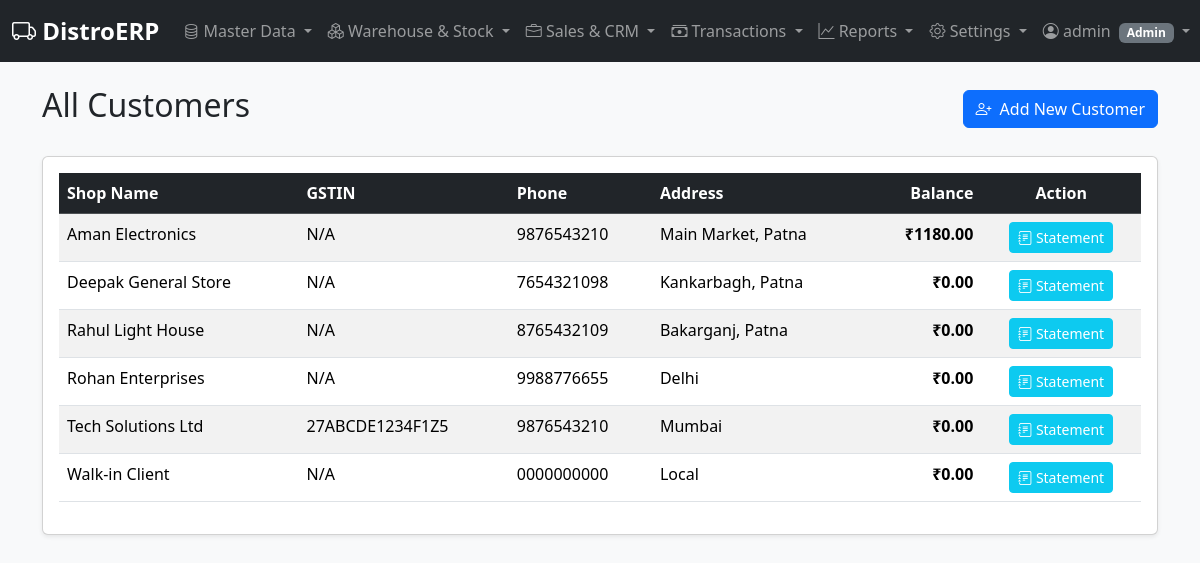
The app's page /customers (signed in) with its own data.
### erp/models.py (models this page shows, shortened)
class User(db.Model, UserMixin):
    id = db.Column(db.Integer, primary_key=True)
    username = db.Column(db.String(64), unique=True, nullable=False, index=True)
    password_hash = db.Column(db.String(128), nullable=False)
    role = db.Column(db.String(20), default='Sales', nullable=False) # Admin, Manager, Sales, Technician, Accountant

class Customer(db.Model):
    id = db.Column(db.Integer, primary_key=True)
    name = db.Column(db.String(100), nullable=False, unique=True)
    gstin = db.Column(db.String(15), unique=True)
    state_code = db.Column(db.String(2))
    address = db.Column(db.Text)
    phone = db.Column(db.String(15))
    balance = db.Column(db.Float, default=0.0, nullable=False)
    price_list_id = db.Column(db.Integer, db.ForeignKey('price_list.id'), nullable=True)
    price_list = db.relationship('PriceList', backref='customers')
    invoices = db.relationship('Invoice', backref='customer', lazy=True, cascade="all, delete-orphan")
    payments = db.relationship('Payment', backref='customer', lazy=True, cascade="all, delete-orphan")

### erp/routes.py (the view)
@bp.route('/customers')
@login_required
def customers_list():
    customers = Customer.query.order_by(Customer.name).all()
    return render_template('customers_list.html', customers=customers)

### erp/templates/customers_list.html (shortened to what this page needs)
{% extends "base.html" %}
{% block content %}
<div class="container mt-4">
    <div class="d-flex justify-content-between align-items-center mb-4">
        <h1 class="h2">All Customers</h1>
        <a href="{{ url_for('main.add_customer') }}" class="btn btn-primary">
            <i class="bi bi-person-plus me-2"></i>Add New Customer
        </a>
    </div>
    <div class="card shadow-sm">
        <div class="card-body">
            <div class="table-responsive">
                <table class="table table-striped table-hover">
                    <thead class="table-dark">
                        <tr>
                            <th scope="col">Shop Name</th>
                            <th scope="col">GSTIN</th>
                            <th scope="col">Phone</th>
                            <th scope="col">Address</th>
                            <th scope="col" class="text-end">Balance</th>
                            <th scope="col" class="text-center">Action</th>
                        </tr>
                    </thead>
                    <tbody>
                        {% for customer in customers %}
                        <tr>
                            <td>{{ customer.name }}</td>
                            <td>{{ customer.gstin or 'N/A' }}</td>
                            <td>{{ customer.phone or 'N/A' }}</td>
                            <td>{{ customer.address or 'N/A' }}</td>
                            <td class="text-end fw-bold">
                                ₹{{ "%.2f"|format(customer.balance) }}
                            </td>
                            <td class="text-center">
                                <a href="{{ url_for('main.view_statement', customer_id=customer.id) }}" class="btn btn-info btn-sm text-white">
                                    <i class="bi bi-journal-text"></i> Statement
                                </a>
                            </td>
                        </tr>
                        {% else %}
                        <tr>
                            <td colspan="6" class="text-center text-muted py-4">No customers found. Add one to get started!</td>
                        </tr>
                        {% endfor %}
                    </tbody>
                </table>
            </div>
        </div>
    </div>
</div>
{% endblock %}

### erp/templates/base.html (shortened to what this page needs)
<!DOCTYPE html>
<html lang="en">
  <head>
    <link
      href="https://cdn.jsdelivr.net/npm/bootstrap@5.3.2/dist/css/bootstrap.min.css"
      rel="stylesheet"
    />
    <link
      rel="stylesheet"
      href="https://cdn.jsdelivr.net/npm/bootstrap-icons@1.11.1/font/bootstrap-icons.css"
    />
  </head>
  <body>
    <nav class="navbar navbar-expand-lg navbar-dark bg-dark sticky-top">
      <div class="container-fluid">
        <a class="navbar-brand" href="{{ url_for('main.dashboard') }}">
          <i class="bi bi-truck"></i> DistroERP
        </a>
        <div class="collapse navbar-collapse" id="mainNav">
          <ul class="navbar-nav me-auto mb-2 mb-lg-0">
            <li class="nav-item dropdown">
              <a
                class="nav-link dropdown-toggle"
                href="#"
                role="button"
                data-bs-toggle="dropdown"
              >
                <i class="bi bi-database"></i> Master Data
              </a>
                {% if current_user.role in ['Admin', 'Manager', 'Sales'] %}
                </li>
                {% endif %}
              </ul>
            <li class="nav-item dropdown">
               <a class="nav-link dropdown-toggle" href="#" role="button" data-bs-toggle="dropdown">
                  <i class="bi bi-boxes"></i> Warehouse & Stock
               </a>
            </li>
            <li class="nav-item dropdown">
               <a class="nav-link dropdown-toggle" href="#" role="button" data-bs-toggle="dropdown">
                  <i class="bi bi-briefcase"></i> Sales & CRM
               </a>
            </li>
            <li class="nav-item dropdown">
              <a
                class="nav-link dropdown-toggle"
                href="#"
                role="button"
                data-bs-toggle="dropdown"
              >
                <i class="bi bi-cash-stack"></i> Transactions
              </a>
            </li>
            {% if current_user.role in ['Admin', 'Accountant'] %}
            <li class="nav-item dropdown">
              <a
                class="nav-link dropdown-toggle"
                href="#"
                role="button"
                data-bs-toggle="dropdown"
              >
                <i class="bi bi-graph-up"></i> Reports
              </a>
            </li>
            {% endif %}
            {% if current_user.role in ['Admin', 'Manager'] %}
            <li class="nav-item dropdown">
              <a
                class="nav-link dropdown-toggle"
                href="#"
                role="button"
                data-bs-toggle="dropdown"
              >
                <i class="bi bi-gear"></i> Settings
              </a>
            </li>
            {% endif %}
          <ul class="navbar-nav ms-auto">
            {% if current_user.is_authenticated %}
            <li class="nav-item dropdown">
              <a class="nav-link dropdown-toggle" href="#" role="button" data-bs-toggle="dropdown">
                <i class="bi bi-person-circle"></i> {{ current_user.username }}
                <span class="badge bg-secondary ms-1">{{ current_user.role }}</span>
              </a>
            </li>
            {% else %}
            <li class="nav-item">
              <a class="nav-link" href="{{ url_for('main.login') }}"><i class="bi bi-box-arrow-in-right"></i> Login</a>
            </li>
            {% endif %}
          </ul>
        </div>
      </div>
    </nav>
    <main class="container-fluid mt-4">
       {% block content %}{% endblock %}
    </main>
  </body>
</html>

### erp/templates/base.html (style rules this page uses)
body { background-color: #f8f9fa; }
.navbar-brand { font-weight: bold; font-size: 1.5rem; }
.card { box-shadow: 0 0.125rem 0.25rem rgba(0, 0, 0, 0.075); }
.table-responsive { max-height: 600px; overflow-y: auto; }

### records on screen
User: username "admin", role "Admin"
Customer: name "Aman Electronics", gstin "N/A", phone "9876543210", address "Main Market, Patna", balance "1180.00"
Customer: name "Deepak General Store", gstin "N/A", phone "7654321098", address "Kankarbagh, Patna", balance "0.00"
Customer: name "Rahul Light House", gstin "N/A", phone "8765432109", address "Bakarganj, Patna", balance "0.00"
Customer: name "Rohan Enterprises", gstin "N/A", phone "9988776655", address "Delhi", balance "0.00"
Customer: name "Tech Solutions Ltd", gstin "27ABCDE1234F1Z5", phone "9876543210", address "Mumbai", balance "0.00"
Customer: name "Walk-in Client", gstin "N/A", phone "0000000000", address "Local", balance "0.00"
